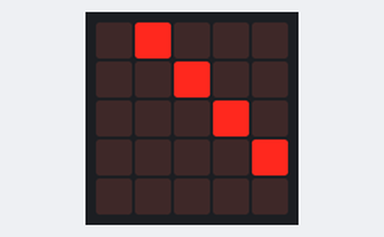
Bench run of a program on a simulated BBC micro:bit (MakeCode). Shown: the board's 5×5 LED display.

Above: at 0.11 s.
At 0.55 s:
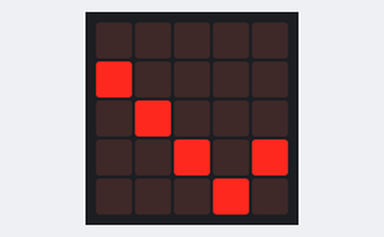
At 0.99 s:
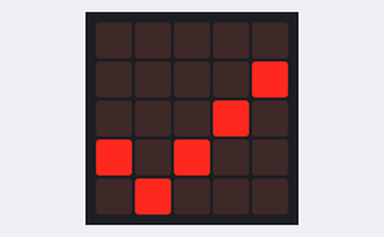
At 1.43 s:
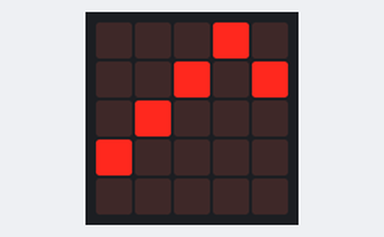
At 2.09 s:
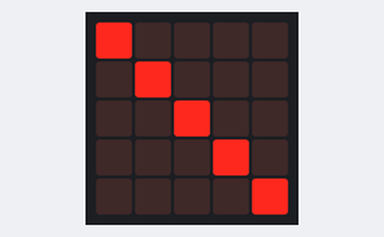

Measured:
- by itself, everything shown: repeats every 1.8 s, in 8 steps

The program:

main.ts
```typescript
function sens () {
    if (y >= 5) {
        direction = -1
    } else if (y <= 1) {
        direction = 1
    }
    if (y1 >= 5) {
        direction1 = -1
    } else if (y1 <= 1) {
        direction1 = 1
    }
    if (y2 >= 5) {
        direction2 = -1
    } else if (y2 <= 1) {
        direction2 = 1
    }
    if (y3 >= 5) {
        direction3 = -1
    } else if (y3 <= 1) {
        direction3 = 1
    }
    if (y4 >= 5) {
        direction4 = -1
    } else if (y4 <= 1) {
        direction4 = 1
    }
}
function mouvement () {
    for (let index = 0; index <= liste.length; index++) {
        led.plotBrightness(0, y - index, liste[index])
        led.plotBrightness(1, y1 - index, liste[index])
        led.plotBrightness(2, y2 - index, liste[index])
        led.plotBrightness(3, y3 - index, liste[index])
        led.plotBrightness(4, y4 - index, liste[index])
    }
    y += direction
    y1 += direction1
    y2 += direction2
    y3 += direction3
    y4 += direction4
    basic.pause(200)
}
let direction4 = 0
let direction3 = 0
let direction2 = 0
let direction1 = 0
let direction = 0
let y4 = 0
let y3 = 0
let y2 = 0
let y1 = 0
let y = 0
let liste: number[] = []
liste = [0, 255, 0]
y = 0
y1 = 1
y2 = 2
y3 = 3
y4 = 4
direction = 1
direction1 = 1
direction2 = 1
direction3 = 1
direction4 = 1
basic.forever(function () {
    mouvement()
    sens()
})
```

test.ts
```typescript
// les tests vont ici ; cela ne sera pas compilé si ce paquet est utilisé en tant qu'extension.
```
